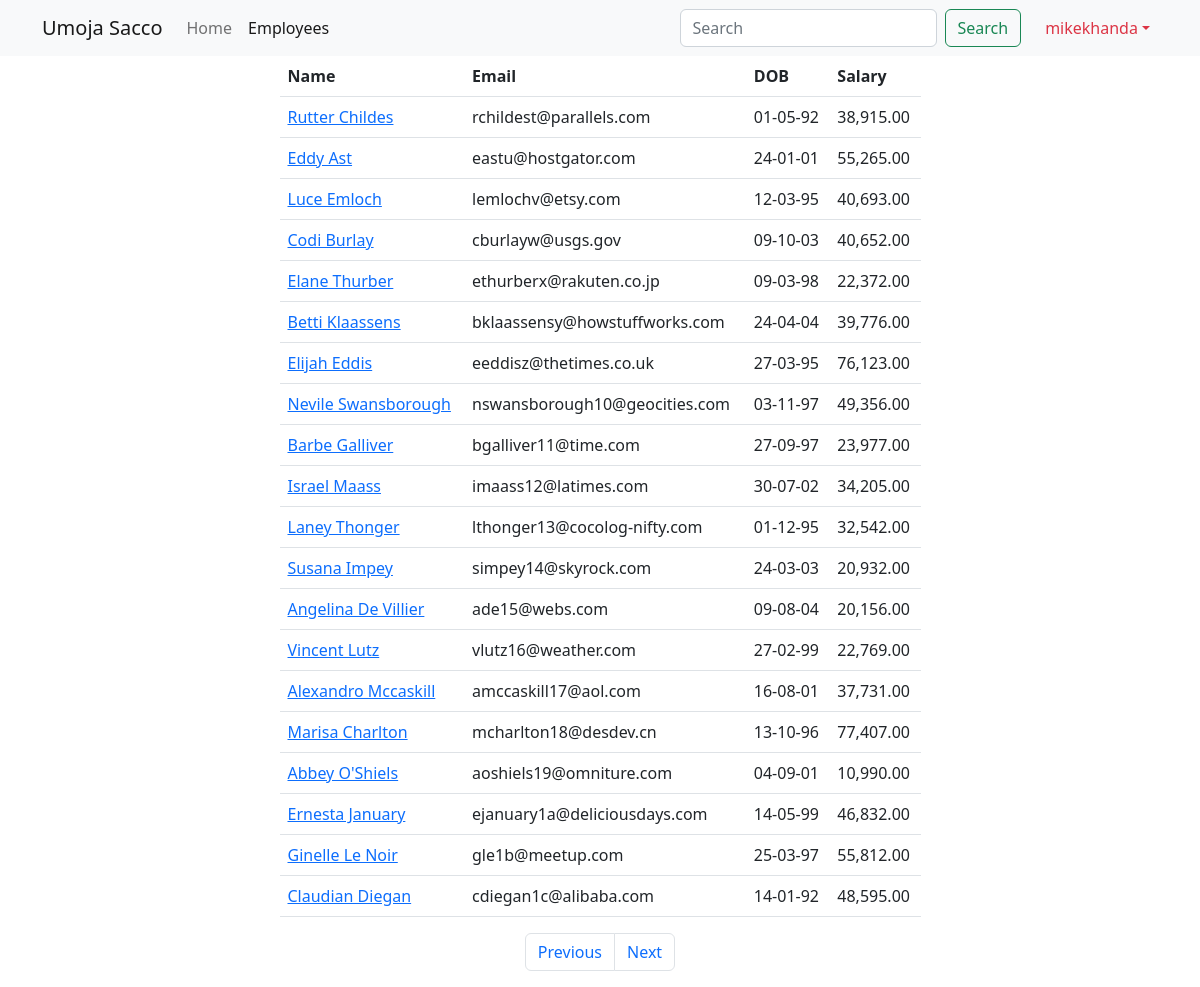
Page /employees?page=2 (signed in) on the committed database.
### main_app/models.py (models this page shows, shortened)
class Employee(models.Model):
    name = models.CharField(max_length=40)
    email = models.EmailField(unique=True)
    dob = models.DateField(null=True)
    salary = models.DecimalField(max_digits=7, decimal_places=2)
    disabled = models.BooleanField(default=False)
    profile = models.ImageField(upload_to=unique_img_name, null=True, default='employees/employee.png')
    created_at = models.DateTimeField(auto_now_add=True, null=True)  # Once during creation
    updated_at = models.DateTimeField(auto_now_add=True, null=True)  # Every time on update happens

### main_app/views.py (the view)
# urls.py: path('employees', views.all_employees, name='all'),
@login_required
@permission_required('main_app.view_employee', raise_exception=True)
def all_employees(request):
    employees = Employee.objects.all()  # SELECT * FROM employees
    paginator = Paginator(employees, 20)
    page_number = request.GET.get("page")
    data = paginator.get_page(page_number)
    return render(request, "all_employees.html", {"employees": data})

### templates/all_employees.html (shortened to what this page needs)
{% extends 'base_template.html' %}
{% load humanize %}
{% block content %}
    {% include 'navbar.html' %}
    <div class="container">
        <div class="row justify-content-center">
            <div class="col-sm-7">
                <table class="table">
                    <thead>
                    <tr>
                        <th>Name</th>
                        <th>Email</th>
                        <th>DOB</th>
                        <th>Salary</th>
                    </tr>
                    </thead>
                    <tbody>
                    {% for employee in employees %}
                        <tr>
                            <td>
                                <a href="/employees/{{ employee.id }}">{{ employee.name | title }}</a>
                            </td>
                            <td>{{ employee.email }}</td>
                            <td>{{ employee.dob | date:'d-m-y' }}</td>
                            <td>{{ employee.salary | intcomma }}</td>
                        </tr>
                    {% endfor %}
                    </tbody>
                </table>
                <nav aria-label="Page navigation example">
                    <ul class="pagination justify-content-center">
                        {% if employees.has_previous %}
                            <li class="page-item">
                                <a class="page-link" href='?page={{ employees.previous_page_number }}'>Previous</a>
                            </li>
                        {% else %}
                            <li class="page-item disabled">
                                <a class="page-link" href='' tabindex="-1" aria-disabled="True">Previous</a>
                            </li>
                        {% endif %}
                        {% if employees.has_next %}
                            <li class="page-item">
                                <a class="page-link" href='?page={{ employees.next_page_number }}'>Next</a>
                            </li>
                        {% else %}
                            <li class="page-item disabled">
                                <a class="page-link" href='' tabindex="-1" aria-disabled="True">Next</a>
                            </li>
                        {% endif %}
                    </ul>
                </nav>
            </div>
        </div>
    </div>
{% endblock %}

### templates/navbar.html (shortened to what this page needs)
<nav class="navbar sticky-top navbar-expand-lg bg-light">
    <div class="container">
        <a class="navbar-brand" href="{% url 'home' %}">Umoja Sacco</a>
        <div class="collapse navbar-collapse" id="navbarTogglerDemo02">
            <ul class="navbar-nav me-auto mb-2 mb-lg-0">
                <li class="nav-item">
                    <a class="nav-link  {% if "/" == request.path %} active {% endif %}" aria-current="page"
                       href="{% url 'home' %}">Home</a>
                </li>
                <li class="nav-item">
                    <a class="nav-link  {% if "/employees" == request.path %} active {% endif %}"
                       href="{% url 'all' %}">Employees</a>
                </li>
            </ul>
            <form class="d-flex" role="search" method="get" action="{% url 'search' %}">
                <input class="form-control me-2" name="search_word" type="search" placeholder="Search"
                       aria-label="Search">
                <button class="btn btn-outline-success" type="submit">Search</button>
            </form>
            <ul class="navbar-nav ms-3 mb-2 mb-lg-0">
                <li class="nav-item dropdown">
                    <a class="nav-link dropdown-toggle text-danger" href="#" role="button"
                       data-bs-toggle="dropdown">{{ user.username }}</a>
                </li>
            </ul>
        </div>
    </div>
</nav>

### rows in the picture
Employee: name "Rutter Childes", email "rchildest@parallels.com", dob "01-05-92", salary "38,915.00"
Employee: name "Eddy Ast", email "eastu@hostgator.com", dob "24-01-01", salary "55,265.00"
Employee: name "Luce Emloch", email "lemlochv@etsy.com", dob "12-03-95", salary "40,693.00"
Employee: name "Codi Burlay", email "cburlayw@usgs.gov", dob "09-10-03", salary "40,652.00"
Employee: name "Elane Thurber", email "ethurberx@rakuten.co.jp", dob "09-03-98", salary "22,372.00"
Employee: name "Betti Klaassens", email "bklaassensy@howstuffworks.com", dob "24-04-04", salary "39,776.00"
Employee: name "Elijah Eddis", email "eeddisz@thetimes.co.uk", dob "27-03-95", salary "76,123.00"
Employee: name "Nevile Swansborough", email "nswansborough10@geocities.com", dob "03-11-97", salary "49,356.00"
Employee: name "Barbe Galliver", email "bgalliver11@time.com", dob "27-09-97", salary "23,977.00"
Employee: name "Israel Maass", email "imaass12@latimes.com", dob "30-07-02", salary "34,205.00"
Employee: name "Laney Thonger", email "lthonger13@cocolog-nifty.com", dob "01-12-95", salary "32,542.00"
Employee: name "Susana Impey", email "simpey14@skyrock.com", dob "24-03-03", salary "20,932.00"
Employee: name "Angelina De Villier", email "ade15@webs.com", dob "09-08-04", salary "20,156.00"
Employee: name "Vincent Lutz", email "vlutz16@weather.com", dob "27-02-99", salary "22,769.00"
Employee: name "Alexandro Mccaskill", email "amccaskill17@aol.com", dob "16-08-01", salary "37,731.00"
Employee: name "Marisa Charlton", email "mcharlton18@desdev.cn", dob "13-10-96", salary "77,407.00"
Employee: name "Abbey O'Shiels", email "aoshiels19@omniture.com", dob "04-09-01", salary "10,990.00"
Employee: name "Ernesta January", email "ejanuary1a@deliciousdays.com", dob "14-05-99", salary "46,832.00"
Employee: name "Ginelle Le Noir", email "gle1b@meetup.com", dob "25-03-97", salary "55,812.00"
Employee: name "Claudian Diegan", email "cdiegan1c@alibaba.com", dob "14-01-92", salary "48,595.00"

### other values in the picture
{{ user.username }} "mikekhanda"
